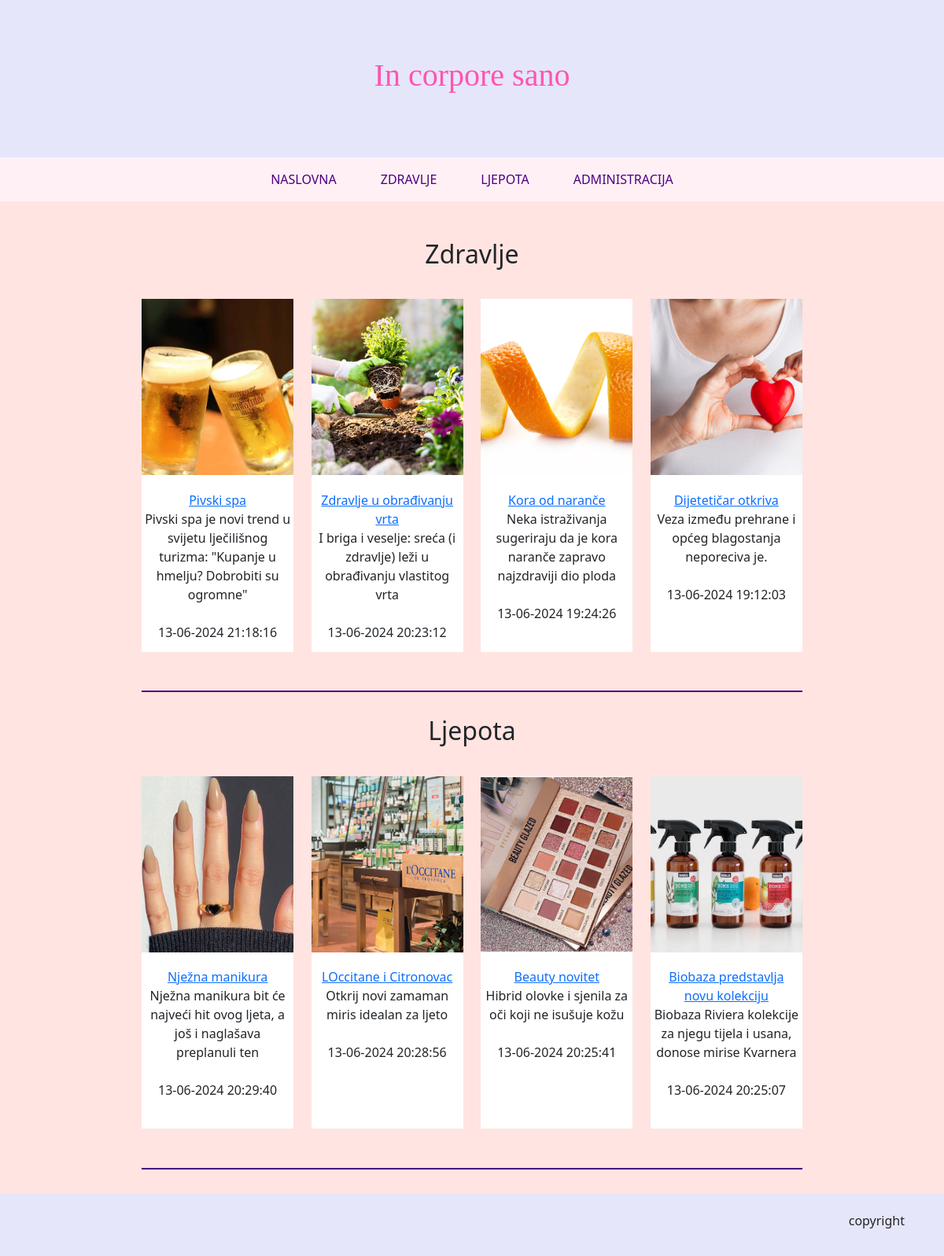
The page / on the database its author committed.
### tables this page shows
CREATE TABLE `Clanci` (
  `id` int(11) NOT NULL,
  `datum` varchar(32) NOT NULL,
  `naslov` varchar(64) NOT NULL,
  `sazetak` text NOT NULL,
  `tekst` text NOT NULL,
  `slika` varchar(64) NOT NULL,
  `kategorija` varchar(64) NOT NULL,
  `arhiva` tinyint(1) NOT NULL
);

### index.php (the view, shortened to what this page needs)
<!DOCTYPE html>
<html>
<body>
    <?php
    include 'partials/nav.php';
    ?>
    <div class="boja">
        <div class="kategorije"></br></br>
            <h2>Zdravlje</h2>
            <div class="clanci">
                <?php
                include 'partials/connect.php';
                ?>
                <section>
                    <?php
                    $query = "SELECT * FROM clanci WHERE arhiva=0 AND kategorija='zdravlje' ORDER BY id DESC LIMIT 4 ";
                    $result = mysqli_query($dbc, $query);
                    while ($row = mysqli_fetch_array($result)) {
                        echo '<article>
                        <img src="' . UPLPATH . $row['slika'] . '">
                        <div class="media_body">
                        <a href="clanak.php" id=' . $row['id'] . '">
                        ' . $row["naslov"] . '
                        </br></a></h4>
                        ' . $row["sazetak"] . '
                        </br></br>
                        <p>' . $row["datum"] . '</p>
                        </div>
                        </article>';
                    } ?>
                </section>
            </div>
            <h2>Ljepota</h2>
            <div class="clanci">
                <?php
                include 'partials/connect.php';
                ?>
                <section>
                    <?php
                    $query = "SELECT * FROM clanci WHERE arhiva=0 AND kategorija='ljepota' ORDER BY id DESC LIMIT 4";
                    $result = mysqli_query($dbc, $query);
                    while ($row = mysqli_fetch_array($result)) {
                        echo '<article>
                        <img src="' . UPLPATH . $row['slika'] . '">
                        <div class="media_body">
                        <a href="clanak.php" id=' . $row['id'] . '">
                        ' . $row["naslov"] . '
                        </br></a></h4>
                        ' . $row["sazetak"] . '
                        </br></br>
                        <p>' . $row["datum"] . '</p>
                        </div>
                        </article>';
                    } ?>
                </section>
            </div>        </div>
    </div>
</body>
</html>

### partials/nav.php (shortened to what this page needs)
<nav class="navbar navbar-expand-sm justify-content-center navigacija">
  <div class="container-fluid">
    <ul class="navbar-nav">
      <li class="nav-item">
        <a class="nav-link" href="index.php">NASLOVNA</a>
      </li>
      <li class="nav-item">
        <a class="nav-link" href="zdravlje.php">ZDRAVLJE</a>
      </li>
      <li class="nav-item">
        <a class="nav-link" href="ljepota.php">LJEPOTA</a>
      </li>
      <li class="nav-item">
        <a class="nav-link" href="administracija.php">ADMINISTRACIJA</a>
      </li>
    </ul>
  </div>
</nav>

### projekt.css (style rules this page uses)
header { font-family: 'Brush Script MT'; }
body { min-height: 100vh; display: flex; flex-direction: column; }
.boja { margin: 0; background-color: mistyrose; height: 100%; flex:1; }
header { display: flex; justify-content: center; align-items: center; max-width:100%; height:200px; text-align: center; background-color: lavender; color:rgb(255, 85, 176); }
.navigacija { background-color: lavenderblush; }
.navigacija a:link, a:visited { color: indigo; }
dl, ol, ul { margin:0 auto; }
.navbar li { margin:0 20px; }
.kategorije { display: flex; justify-content: center; align-items: center; flex-direction: column; }
.kategorije section { display: flex; margin: 30px 0; width: 70%; height: 500px; border-bottom: 2px solid indigo; text-align:center; justify-content: space-between; align-content: center; }
.clanci { display: flex; justify-content: center; align-items: center; width:100%; }
article { width:23%; height: 90%; overflow: auto; background-color: white; }
.media_body { margin: 10% 2%; }
img { width: 100%; height:50%; object-fit: cover; }
footer { display: flex; justify-content: end; align-items: center; padding-right: 50px; max-width:100%; height:80px; text-align: end; background-color: lavender; }

### rows shown on the page
clanci: slika (picture), naslov "Pivski spa", sazetak "Pivski spa je novi trend u svijetu lječilišnog turizma: \"Kupanje u hmelju? Dobrobiti su ogromne\"", datum "13-06-2024 21:18:16"
clanci: slika (picture), naslov "Zdravlje u obrađivanju vrta", sazetak "I briga i veselje: sreća (i zdravlje) leži u obrađivanju vlastitog vrta", datum "13-06-2024 20:23:12"
clanci: slika (picture), naslov "Kora od naranče", sazetak "Neka istraživanja sugeriraju da je kora naranče zapravo najzdraviji dio ploda", datum "13-06-2024 19:24:26"
clanci: slika (picture), naslov "Dijetetičar otkriva", sazetak "Veza između prehrane i općeg blagostanja neporeciva je.", datum "13-06-2024 19:12:03"
clanci: slika (picture), naslov "Nježna manikura", sazetak "Nježna manikura bit će najveći hit ovog ljeta, a još i naglašava preplanuli ten", datum "13-06-2024 20:29:40"
clanci: slika (picture), naslov "LOccitane i Citronovac", sazetak "Otkrij novi zamaman miris idealan za ljeto", datum "13-06-2024 20:28:56"
clanci: slika (picture), naslov "Beauty novitet", sazetak "Hibrid olovke i sjenila za oči koji ne isušuje kožu", datum "13-06-2024 20:25:41"
clanci: slika (picture), naslov "Biobaza predstavlja novu kolekciju", sazetak "Biobaza Riviera kolekcije za njegu tijela i usana, donose mirise Kvarnera", datum "13-06-2024 20:25:07"
